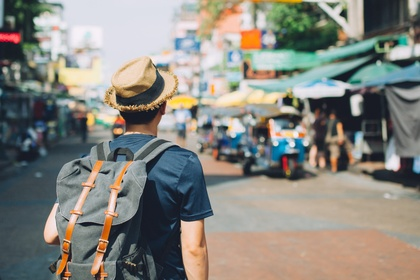
%> input picture Matlab tasks/Travel.jpg, 420 x 280 px, shrunk from 2560 x 1706 before the run
$ octave Task4.m   (GNU Octave 9; MATLAB toolbox functions it lacks are replaced by stand-ins)
%> lines starting %> are read from the running program, lines starting %| are printed output that depends on the picture
img = imread('travel.jpg');
%> img is the input picture: size 280x420x3 uint8; mean R, G, B 135.5, 134.3, 127.2
subplot(1,2,1),imshow(img);
title('origional image');

r=img(:,:,1);  % R channel
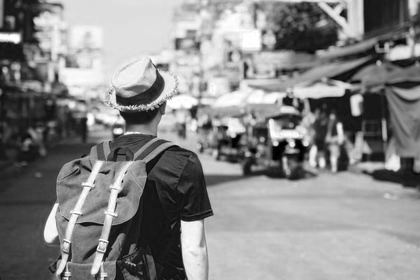
%> r: size 280x420 uint8; min 0, max 255, mean 135.5
g=img(:,:,2);  % G channel
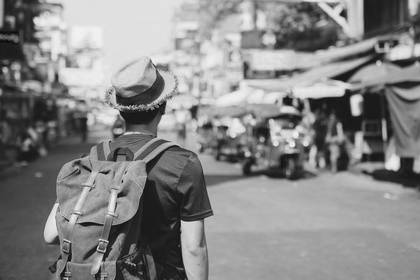
%> g: size 280x420 uint8; min 6, max 244, mean 134.3
b=img(:,:,3);  % B channel
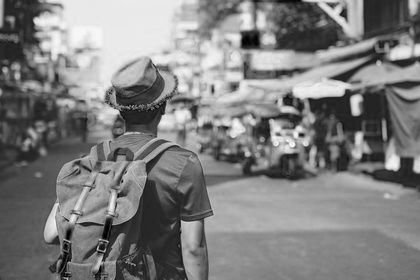
%> b: size 280x420 uint8; min 0, max 250, mean 127.2
% get the size of rows and cols of each channel
[row_r, col_r] = size(r);
%> row_r = 280; col_r = 420
[row_g, col_g] = size(g);
%> row_g = 280; col_g = 420
[row_b, col_b] = size(b);
%> row_b = 280; col_b = 420

% get the mean of each channel by mean2() function
r_mean = mean2(r);
%> r_mean = 135.5
g_mean = mean2(g);
%> g_mean = 134.3
b_mean = mean2(b);
%> b_mean = 127.2

for i =1:row_r
    for j= 1:col_r
        if (r(i,j)+ r_mean)> 255;
            r(i,j)=255;
        else
            r(i,j) = r(i,j)+r_mean;
        end
    end
end
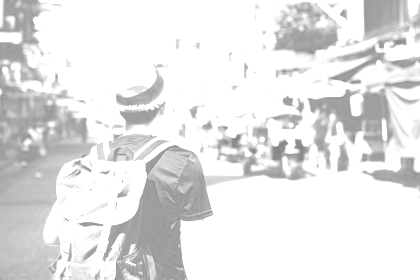
%> r: size 280x420 uint8; min 135, max 255, mean 229.2
f_red = r;

for i = 1:row_g
    for j = 1:col_g
        if ((g(i,j)+g_mean) > 255)
            g(i,j)= 255;
        else
            g(i,j) = g(i,j)+g_mean;
        end
    end
end
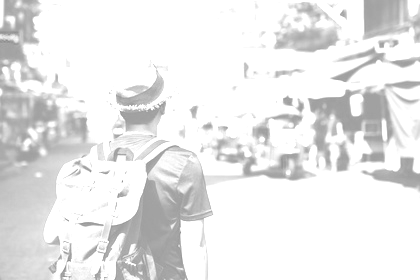
%> g: size 280x420 uint8; min 140, max 255, mean 233.5
f_green = g;

for i = 1:row_b
    for j = 1:col_b
        if ((b(i,j)+b_mean) > 255)
            b(i,j)= 255;
        else
            b(i,j) = b(i,j)+b_mean;
        end
    end
end
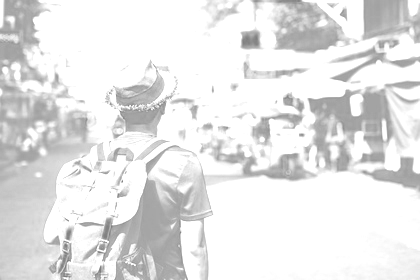
%> b: size 280x420 uint8; min 127, max 255, mean 229.7
f_blue = b;

final_Image = cat(3, f_red,f_green,f_blue); % 3 is the number of dimensions
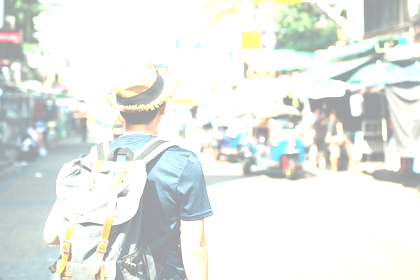
%> final_Image: size 280x420x3 uint8; mean R, G, B 229.2, 233.5, 229.7
                                            % 3 channel means three dimensions
subplot(1,2,2), imshow(final_Image);
